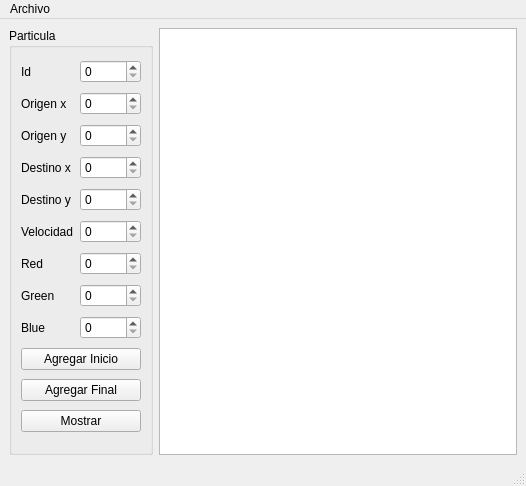
<?xml version="1.0" encoding="UTF-8"?>
<ui version="4.0">
 <class>MainWindow</class>
 <widget class="QMainWindow" name="MainWindow">
  <property name="geometry">
   <rect>
    <x>0</x>
    <y>0</y>
    <width>526</width>
    <height>486</height>
   </rect>
  </property>
  <property name="windowTitle">
   <string>MainWindow</string>
  </property>
  <widget class="QWidget" name="centralwidget">
   <layout class="QGridLayout" name="gridLayout_2">
    <item row="0" column="1">
     <widget class="QPlainTextEdit" name="out_plainTextEdit">
      <property name="minimumSize">
       <size>
        <width>350</width>
        <height>350</height>
       </size>
      </property>
     </widget>
    </item>
    <item row="0" column="0">
     <widget class="QGroupBox" name="groupBox">
      <property name="title">
       <string>Particula</string>
      </property>
      <layout class="QGridLayout" name="gridLayout">
       <item row="0" column="0">
        <widget class="QLabel" name="label_7">
         <property name="text">
          <string>Id</string>
         </property>
        </widget>
       </item>
       <item row="1" column="0">
        <widget class="QLabel" name="label_8">
         <property name="text">
          <string>Origen x</string>
         </property>
        </widget>
       </item>
       <item row="6" column="1">
        <widget class="QSpinBox" name="red_spinBox">
         <property name="maximum">
          <number>255</number>
         </property>
        </widget>
       </item>
       <item row="6" column="0">
        <widget class="QLabel" name="label_4">
         <property name="text">
          <string>Red</string>
         </property>
        </widget>
       </item>
       <item row="4" column="0">
        <widget class="QLabel" name="label_2">
         <property name="text">
          <string>Destino y</string>
         </property>
        </widget>
       </item>
       <item row="5" column="1">
        <widget class="QSpinBox" name="velocidad_spinBox">
         <property name="maximum">
          <number>10000</number>
         </property>
         <property name="displayIntegerBase">
          <number>10</number>
         </property>
        </widget>
       </item>
       <item row="12" column="0" colspan="2">
        <widget class="QPushButton" name="mostrar_pushButton">
         <property name="text">
          <string>Mostrar</string>
         </property>
        </widget>
       </item>
       <item row="3" column="1">
        <widget class="QSpinBox" name="destinoX_spinBox">
         <property name="maximum">
          <number>500</number>
         </property>
        </widget>
       </item>
       <item row="11" column="0" colspan="2">
        <widget class="QPushButton" name="agregar_final_pushButton">
         <property name="text">
          <string>Agregar Final</string>
         </property>
        </widget>
       </item>
       <item row="0" column="1">
        <widget class="QSpinBox" name="id_spinBox">
         <property name="maximum">
          <number>500</number>
         </property>
        </widget>
       </item>
       <item row="4" column="1">
        <widget class="QSpinBox" name="destinoY_spinBox">
         <property name="maximum">
          <number>500</number>
         </property>
        </widget>
       </item>
       <item row="8" column="0">
        <widget class="QLabel" name="label_6">
         <property name="text">
          <string>Blue</string>
         </property>
        </widget>
       </item>
       <item row="7" column="1">
        <widget class="QSpinBox" name="green_spinBox">
         <property name="maximum">
          <number>255</number>
         </property>
        </widget>
       </item>
       <item row="5" column="0">
        <widget class="QLabel" name="label_3">
         <property name="text">
          <string>Velocidad</string>
         </property>
        </widget>
       </item>
       <item row="10" column="0" colspan="2">
        <widget class="QPushButton" name="agregar_inicio_pushButton">
         <property name="text">
          <string>Agregar Inicio</string>
         </property>
        </widget>
       </item>
       <item row="8" column="1">
        <widget class="QSpinBox" name="blue__spinBox">
         <property name="maximum">
          <number>255</number>
         </property>
        </widget>
       </item>
       <item row="3" column="0">
        <widget class="QLabel" name="label">
         <property name="text">
          <string>Destino x</string>
         </property>
        </widget>
       </item>
       <item row="7" column="0">
        <widget class="QLabel" name="label_5">
         <property name="text">
          <string>Green</string>
         </property>
        </widget>
       </item>
       <item row="2" column="0">
        <widget class="QLabel" name="label_9">
         <property name="text">
          <string>Origen y</string>
         </property>
        </widget>
       </item>
       <item row="1" column="1">
        <widget class="QSpinBox" name="origenX_spinBox">
         <property name="maximum">
          <number>500</number>
         </property>
        </widget>
       </item>
       <item row="2" column="1">
        <widget class="QSpinBox" name="origenY_spinBox">
         <property name="maximum">
          <number>500</number>
         </property>
        </widget>
       </item>
      </layout>
     </widget>
    </item>
   </layout>
  </widget>
  <widget class="QMenuBar" name="menubar">
   <property name="geometry">
    <rect>
     <x>0</x>
     <y>0</y>
     <width>526</width>
     <height>26</height>
    </rect>
   </property>
   <widget class="QMenu" name="menuArchivo">
    <property name="title">
     <string>Archivo</string>
    </property>
    <addaction name="actionAbrir"/>
    <addaction name="actionGuardar"/>
   </widget>
   <addaction name="menuArchivo"/>
  </widget>
  <widget class="QStatusBar" name="statusbar"/>
  <action name="actionAbrir">
   <property name="text">
    <string>Abrir</string>
   </property>
   <property name="shortcut">
    <string>Ctrl+O</string>
   </property>
  </action>
  <action name="actionGuardar">
   <property name="text">
    <string>Guardar</string>
   </property>
   <property name="shortcut">
    <string>Ctrl+S</string>
   </property>
  </action>
 </widget>
 <resources/>
 <connections/>
</ui>
